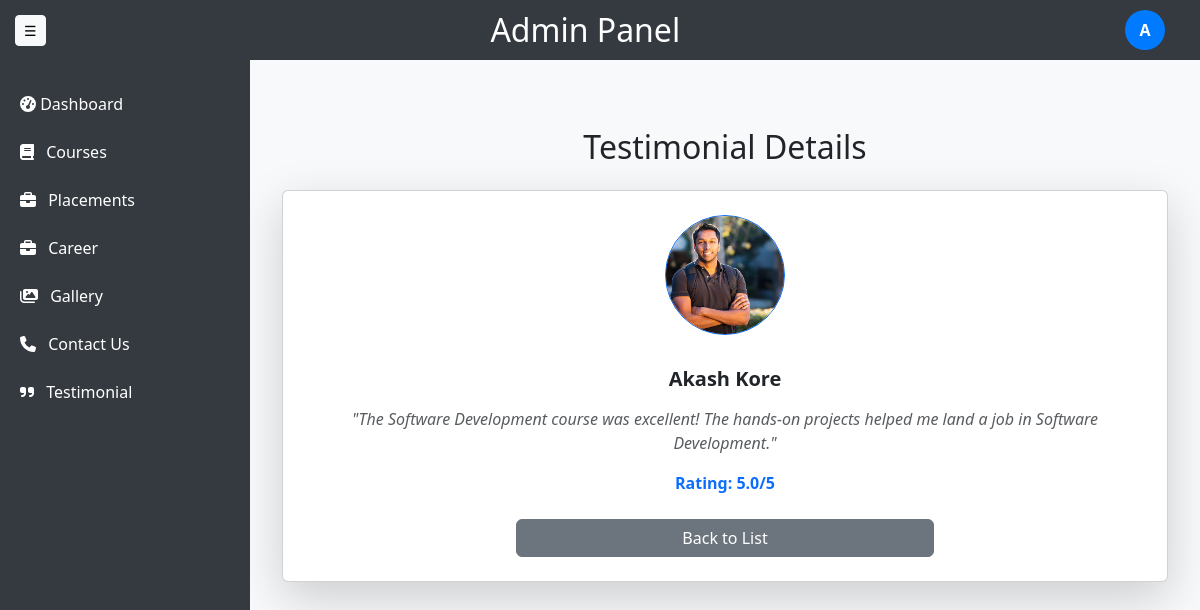
Screenshot of /customadmin/testimonials/view/1/ (signed in) with the database file from the repository.
### customadmin/models.py (models this page shows, shortened)
class Testimonial(models.Model):
    student_name = models.CharField(max_length=100)
    testimonial_text = models.TextField()
    rating = models.DecimalField(max_digits=2, decimal_places=1)
    image = models.ImageField(upload_to='testimonials/', null=True, blank=True)
    created_at = models.DateTimeField(auto_now_add=True)

### customadmin/views.py (the view)
# urls.py: path('testimonials/view/<int:pk>/', view_testimonial, name='view_testimonial'),
@login_required
def view_testimonial(request, pk):
    testimonial = get_object_or_404(Testimonial, pk=pk)
    return render(request, 'customadmin/testimonial/view_testimonial.html', {'testimonial': testimonial})

### customadmin/templates/customadmin/testimonial/view_testimonial.html
{% extends 'adminbase.html' %}
{% block content %}
<div class="container mt-5">
    <h2 class="text-center mb-4">Testimonial Details</h2>
    <div class="card shadow-lg p-4">
        <div class="text-center mb-3">
            {% if testimonial.image %}
                <img src="{{ testimonial.image.url }}" class="rounded-circle border border-primary mb-3"
                    style="width: 120px; height: 120px; object-fit: cover;" alt="{{ testimonial.student_name }}">
            {% else %}
                <span class="text-muted">No Image</span>
            {% endif %}
        </div>
        <h5 class="fw-bold text-dark text-center mb-3">{{ testimonial.student_name }}</h5>
        <p class="text-muted fst-italic text-center mb-3">
            "{{ testimonial.testimonial_text }}"
        </p>
        <p class="text-primary fw-bold text-center mb-4">Rating: {{ testimonial.rating }}/5</p>
        <div class="text-center">
            <a href="{% url 'testimonial_list' %}" class="btn btn-secondary w-50">Back to List</a>
        </div>
    </div>
</div>
{% endblock %}

### customadmin/templates/adminbase.html (shortened to what this page needs)
<!DOCTYPE html>
{% load static %}
<html lang="en">
<head>
    <link rel="stylesheet" href="https://cdn.jsdelivr.net/npm/bootstrap@5.3.0/dist/css/bootstrap.min.css">
</head>
<body>
    <div class="topbar">
        <button class="btn btn-light btn-sm" id="toggleSidebar">☰</button>
        <h2>Admin Panel</h2>
        <div class="user-menu">
            <div class="user-icon" id="userIcon">
                {{ request.user.first_name|first|default:"A" }}
            </div>
        </div>
    </div>
    <div class="main-container">
        <div class="sidebar" id="sidebar">
            <a href="{% url 'customadmin_dashboard' %}">
                <i class="fas fa-tachometer-alt"></i> Dashboard
            </a>
            <a href="{% url 'course_list' %}">
                <i class="fas fa-book" style="margin-right: 8px;"></i> Courses
            </a>
            <a href="{% url 'placement_list' %}">
                <i class="fas fa-briefcase" style="margin-right: 8px;"></i> Placements
            </a>
            <a href="{% url 'job_list' %}">
                <i class="fas fa-briefcase" style="margin-right: 8px;"></i> Career
            </a>
            <a href="{% url 'gallery_list' %}">
                <i class="fas fa-images" style="margin-right: 8px;"></i> Gallery
            </a>
            <a href="{% url 'contact_list' %}">
                <i class="fas fa-phone" style="margin-right: 8px;"></i> Contact Us
            </a>
            <a href="{% url 'testimonial_list' %}">
                <i class="fas fa-quote-right" style="margin-right: 8px;"></i> Testimonial
            </a>
        </div>
        <div class="content">
            {% block content %}
            {% endblock %}
        </div>
    </div>
</body>
</html>

### customadmin/templates/adminbase.html (style rules this page uses)
body, html { height: 100vh; margin: 0; display: flex; flex-direction: column; overflow: hidden; }
.topbar { background: #343a40; color: white; padding: 15px; display: flex; align-items: center; justify-content: space-between; position: relative; height: 60px; }
.topbar h2 { margin: 0 auto; text-align: center; flex-grow: 1; }
.user-menu { position: relative; margin-right: 20px; }
.user-icon { width: 40px; height: 40px; background: #007bff; color: white; border-radius: 50%; display: flex; justify-content: center; align-items: center; cursor: pointer; font-weight: bold; }
.main-container { display: flex; flex: 1; height: calc(100vh - 60px); overflow: hidden; }
.sidebar { width: 250px; background: #343a40; color: white; padding-top: 20px; transition: 0.3s; flex-shrink: 0; height: 100%; }
.sidebar a { color: white; text-decoration: none; display: block; padding: 12px 20px; }
.content { flex-grow: 1; overflow-y: auto; padding: 20px; background: #f8f9fa; height: 100%; }

### rows the page displays
Testimonial: image (picture), student_name "Akash Kore", testimonial_text "The Software Development course was excellent! The hands-on projects helped me land a job in Software Development.", rating "5.0"

### other values shown
{{ request.user.first_name|first|default:"A" }} "A"
